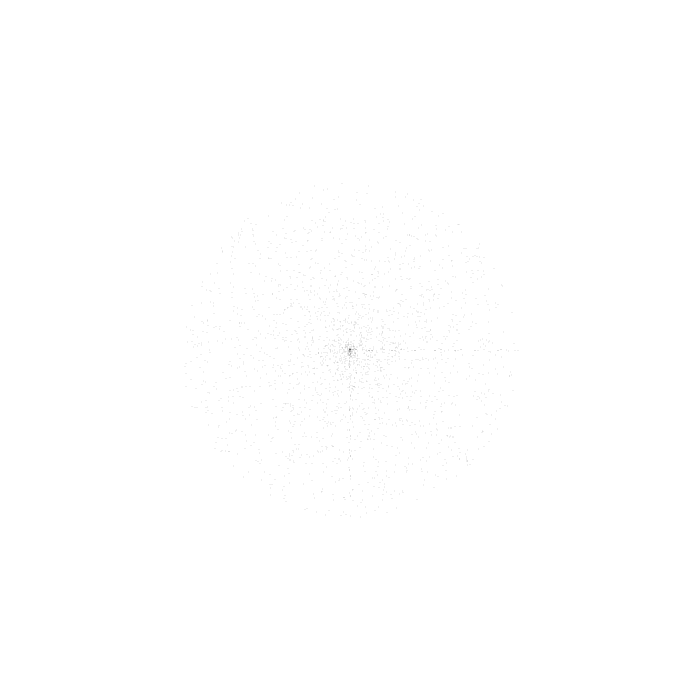
Frame 1 (no input)
Frame 60 (the mouse pressed at the canvas centre just before this capture): identical to frame 1, image omitted
Frame 120 (the mouse held since frame 60 and released just before this capture): identical to frame 1, image omitted

The Processing sketch that drew this single still picture (run headless with seeded random() and noise(); from frame 60 on, the mouse is pressed at the canvas centre):

// Processing sketch: fracttest
// ── fracttest.pde
int n = 0;
int d = 0;
int c = 0;
int m = 0;

float x;
float y;
float z;

float a;
float b;

void setup(){
  size( 700 , 700);
  background(255);
  frameRate(80000000);
}

void draw(){
  for(y=0; m<2800*6; y=y+1){
  x= n + d + c + m;
  
  n++;
  z=z+ 0.00000000000001;
  
  a= cos(y)*x/100;
  b= sin(y)*x/100;
  strokeWeight(z);
  point(b+width/2,a+height/2);
  
  if(n==9){
    n=0;
    d++;
  }
  
  if(d==9){
    d=0;
    c++;
  }
  
  if(c==9){
    c=0;
    m++;
  }

  }}
